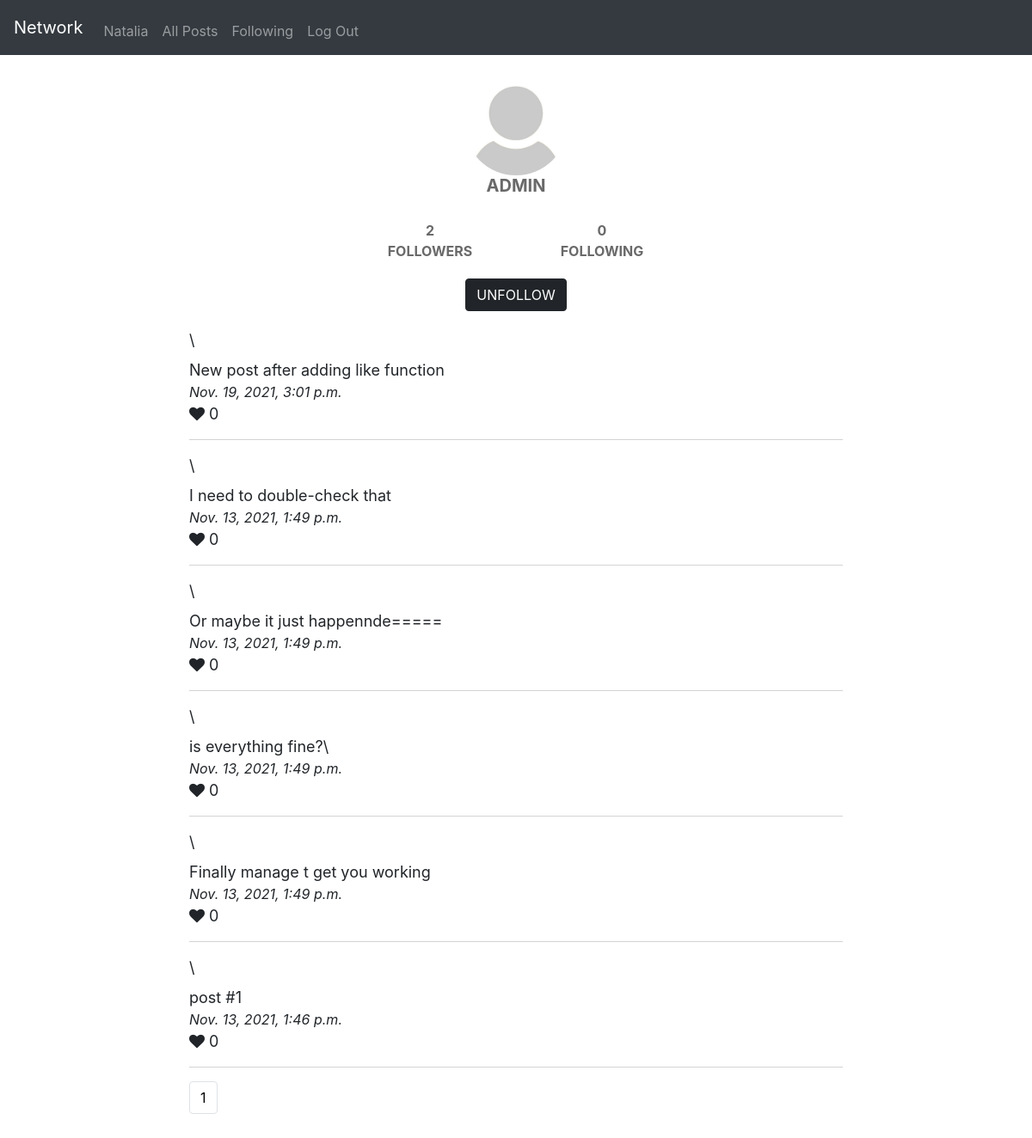
Screenshot of /profile/3 (signed in) with the database file from the repository.
### network/models.py (models this page shows, shortened)
class User(AbstractUser):
    pass

class Post(models.Model):
    author = models.ForeignKey(Profile, on_delete=models.CASCADE, related_name='author')
    post_date = models.DateTimeField(default=datetime.now)
    content = models.TextField()
    likes = models.ManyToManyField(Profile, blank=True, related_name='likes')

### network/views.py (the view)
# urls.py: path("profile/<int:profile_id>", views.profile, name="profile"),
@login_required
def profile(request, profile_id):
    user_profile = Profile.objects.get(user=request.user)
    if request.method == 'POST':
        data = json.loads(request.body)
        profile = Profile.objects.get(id=data['user_id'])
        btn_value = data['btn_value']
        if profile is not None:
            if btn_value == 'FOLLOW':
                user_profile.add_relationship(profile)
            if btn_value == 'UNFOLLOW':
                user_profile.delete_relationship(profile)
            message = f'You {btn_value.lower()}ed {profile} successfully!'
            return JsonResponse({"status": 200, "message": message})
        else:
            return JsonResponse(status=404)
    else:
        profile = Profile.objects.get(id=profile_id)
        if profile is not None:
            profile_n_followers = len(profile.get_followers())
            profile_n_following = len(profile.get_following())
            profile_paginator = Paginator(Post.objects.filter(author=profile_id).order_by('post_date').reverse(), 10)
            page_number = request.GET.get('page', 1)
            page_obj = profile_paginator.get_page(page_number)
            return render(request, "network/profile.html", {"username": profile.user.username,
                                                            "profile_id": profile_id,
                                                            "profile": profile,
                                                            "page_obj": page_obj,
                                                            "n_followers": profile_n_followers,
                                                            "n_following": profile_n_following,
                                                            "user_following_list": user_profile.get_following()
                                                            })

### network/models.py (called while the page is built)
    def get_following(self):
        return self.relationships.filter(to_user__from_user=self)

    def get_followers(self):
        return self.related_to.filter(from_user__to_user=self)

### network/templates/network/profile.html (shortened to what this page needs)
{% extends "network/layout.html" %}
{% load static %}
{% block body %}
{% if user.is_authenticated %}
    <div class="profile_img">
        <img src="{% static 'default.jpg' %}" alt="Default profile image">
        <h5> {{ username }} </h5>
    </div>
    <div class="profile_fol">
        <div>
            {{ n_followers }} <br/>
            FOLLOWERS
        </div>
        <div>
            {{ n_following }} <br/>
            FOLLOWING
        </div>
    </div>
    {% if user.id != profile_id %}
        {% if profile in user_following_list %}
            <div class="profile_img" style="padding-top: 20px;">
                <input class='btn btn-primary' type="submit" value="UNFOLLOW" name='follow_btn' onclick="follow(this, '{{ profile_id }}')">
            </div>
        {% else %}
            <div class="profile_img" style="padding-top: 20px;">
                <input class='btn btn-primary' type="submit" value="FOLLOW" name='follow_btn' onclick="follow(this, '{{ profile_id }}')">
            </div>
        {% endif %}
    {% endif %}
    <div id='posts'>
    {% for post in page_obj %} \
    <div name='post'>
        {{ post.content }}
        <div class='post_date'>
            {{ post.post_date }}
        </div>
        <i class="fa fa-heart" id='heart' data-post-id="{{ post.id }}"></i>
        <span>{{ post.likes|length }}</span>
        <div>
            <hr class="solid">
        </div>
    </div>
    {% endfor %}
    </div>
{% endif %}
{% endblock %}

### network/templates/network/layout.html (shortened to what this page needs)
{% load static %}
<!DOCTYPE html>
<html lang="en">
    <head>
        <link rel="stylesheet" href="https://cdnjs.cloudflare.com/ajax/libs/font-awesome/4.7.0/css/font-awesome.min.css">
        <link rel="stylesheet" href="https://stackpath.bootstrapcdn.com/bootstrap/4.4.1/css/bootstrap.min.css">
        <link href="{% static 'network/styles.css' %}" rel="stylesheet">
    </head>
    <body>
        <nav class="navbar navbar-expand-lg navbar-dark bg-dark">
            <a class="navbar-brand" href="{% url 'index' %}">Network</a>
            <div class="collapse navbar-collapse" id="navbar">
                <ul class="navbar-nav mr-auto mt-2">
                    {% if user.is_authenticated %}
                    {% url 'profile' user.id as url %}
                    <li class="nav-item {% if request.path == url %} active {% endif %}">
                        <a class="nav-link" href="{{ url }}">{{ user.username }}</a>
                    </li>
                    {% url 'index' as url %}
                    <li class="nav-item {% if request.path == url %}active{% endif %}">
                        <a class="nav-link" href="{{ url }}">All Posts</a>
                    </li>
                    {% url 'following' as url %}
                    <li class="nav-item {% if request.path == url %}active{% endif %}">
                        <a class="nav-link" href="{{ url }}">Following</a>
                    </li>
                    {% url 'logout' as url %}
                    <li class="nav-item {% if request.path == url %}active{% endif %}">
                        <a class="nav-link" href="{{ url }}">Log Out</a>
                    </li>
                    {% endif %}
                </ul>
            </div>
        </nav>
        <div class="body">
            {% block body %}
            {% endblock %}
            <div class="footer">
                <footer>
                    <ul class="pagination">
                        <li class="page-item"><a class="page-link" href="?page={{ page_obj.number }}" id="current_page"> {{ page_obj.number }}</a></li>
                    </ul>
                </footer>
            </div>
        </div>
    </body>
</html>

### network/static/network/styles.css (style rules this page uses)
.body { max-width: 800px; margin: 0 auto; padding: 20px; }
.body a { color: black; }
.body input { background-color: #212529; border-color: #212529; color: white; }
.post_date { font-size: medium; font-style: italic; }
hr.solid { border-top: 1px solid lightgray; }
#posts { padding-top: 20px !important; max-width: 800px; margin: 0 auto; font-size: large; }
.profile_img { text-align: center; max-width: 800px; margin: 0 auto; }
.profile_img h5 { text-transform: uppercase; font-size: 20px; font-weight: bold; color: #696969; }
img { border-radius: 60%; max-height: 15vh; max-width: auto; }
.profile_fol { display: flex; justify-content: center; padding-top: 20px; font-weight: bold; color: #696969; }
.profile_fol > div { min-width: 200px; text-align: center; }
.footer { bottom: 0; }

### rows the page displays
User: username "Natalia"
User: username "ADMIN"
Post: content "New post after adding like function", post_date "Nov. 19, 2021, 3:01 p.m.", likes|length "0"
Post: content "I need to double-check that", post_date "Nov. 13, 2021, 1:49 p.m.", likes|length "0"
Post: content "Or maybe it just happennde=====", post_date "Nov. 13, 2021, 1:49 p.m.", likes|length "0"
Post: content "is everything fine?\\", post_date "Nov. 13, 2021, 1:49 p.m.", likes|length "0"
Post: content "Finally manage t get you working", post_date "Nov. 13, 2021, 1:49 p.m.", likes|length "0"
Post: content "post #1", post_date "Nov. 13, 2021, 1:46 p.m.", likes|length "0"

### other values shown
{{ n_followers }} "2"
{{ n_following }} "0"
{{ page_obj.number }} "1"
